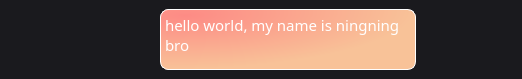
<?xml version="1.0" encoding="UTF-8"?>
<ui version="4.0">
 <class>Form</class>
 <widget class="QWidget" name="Form">
  <property name="geometry">
   <rect>
    <x>0</x>
    <y>0</y>
    <width>522</width>
    <height>79</height>
   </rect>
  </property>
  <property name="minimumSize">
   <size>
    <width>0</width>
    <height>0</height>
   </size>
  </property>
  <property name="windowTitle">
   <string>Form</string>
  </property>
  <property name="layoutDirection">
   <enum>Qt::RightToLeft</enum>
  </property>
  <property name="styleSheet">
   <string notr="true">background-color:#1a1a1e;</string>
  </property>
  <layout class="QHBoxLayout" name="horizontalLayout">
   <property name="leftMargin">
    <number>0</number>
   </property>
   <property name="topMargin">
    <number>9</number>
   </property>
   <property name="rightMargin">
    <number>9</number>
   </property>
   <property name="bottomMargin">
    <number>9</number>
   </property>
   <item>
    <spacer name="horizontalSpacer_2">
     <property name="orientation">
      <enum>Qt::Horizontal</enum>
     </property>
     <property name="sizeType">
      <enum>QSizePolicy::Fixed</enum>
     </property>
     <property name="sizeHint" stdset="0">
      <size>
       <width>30</width>
       <height>20</height>
      </size>
     </property>
    </spacer>
   </item>
   <item>
    <widget class="QLabel" name="label">
     <property name="sizePolicy">
      <sizepolicy hsizetype="Fixed" vsizetype="Fixed">
       <horstretch>1</horstretch>
       <verstretch>0</verstretch>
      </sizepolicy>
     </property>
     <property name="minimumSize">
      <size>
       <width>61</width>
       <height>61</height>
      </size>
     </property>
     <property name="maximumSize">
      <size>
       <width>61</width>
       <height>61</height>
      </size>
     </property>
     <property name="styleSheet">
      <string notr="true">image: url(:/resources/avatar_5.png);
border-radius: 11px;
margin:4px;
background-color:#1a1a1e;</string>
     </property>
     <property name="text">
      <string/>
     </property>
    </widget>
   </item>
   <item>
    <widget class="QTextBrowser" name="textBrowser">
     <property name="enabled">
      <bool>true</bool>
     </property>
     <property name="sizePolicy">
      <sizepolicy hsizetype="Fixed" vsizetype="Fixed">
       <horstretch>0</horstretch>
       <verstretch>0</verstretch>
      </sizepolicy>
     </property>
     <property name="minimumSize">
      <size>
       <width>132</width>
       <height>56</height>
      </size>
     </property>
     <property name="font">
      <font>
       <family>Calisto MT</family>
       <pointsize>11</pointsize>
      </font>
     </property>
     <property name="styleSheet">
      <string notr="true">background-color: qradialgradient(cx:0, cy:0, radius:1, fx:0.1, fy:0.1, stop:0 rgb(253, 139, 133),  stop:1 rgb(248, 194, 152));
border:1px outset rgb(255, 255, 255);
border-radius:8px;
color:white;</string>
     </property>
     <property name="verticalScrollBarPolicy">
      <enum>Qt::ScrollBarAlwaysOff</enum>
     </property>
     <property name="horizontalScrollBarPolicy">
      <enum>Qt::ScrollBarAsNeeded</enum>
     </property>
     <property name="html">
      <string>&lt;!DOCTYPE HTML PUBLIC &quot;-//W3C//DTD HTML 4.0//EN&quot; &quot;http://www.w3.org/TR/REC-html40/strict.dtd&quot;&gt;
&lt;html&gt;&lt;head&gt;&lt;meta name=&quot;qrichtext&quot; content=&quot;1&quot; /&gt;&lt;style type=&quot;text/css&quot;&gt;
p, li { white-space: pre-wrap; }
&lt;/style&gt;&lt;/head&gt;&lt;body style=&quot; font-family:'Calisto MT'; font-size:11pt; font-weight:400; font-style:normal;&quot;&gt;
&lt;p style=&quot; margin-top:0px; margin-bottom:0px; margin-left:0px; margin-right:0px; -qt-block-indent:0; text-indent:0px;&quot;&gt;hello world, my name is ningning bro&lt;/p&gt;&lt;/body&gt;&lt;/html&gt;</string>
     </property>
    </widget>
   </item>
   <item>
    <spacer name="horizontalSpacer">
     <property name="orientation">
      <enum>Qt::Horizontal</enum>
     </property>
     <property name="sizeHint" stdset="0">
      <size>
       <width>40</width>
       <height>20</height>
      </size>
     </property>
    </spacer>
   </item>
  </layout>
 </widget>
 <resources>
  <include location="../res.qrc"/>
 </resources>
 <connections/>
</ui>
